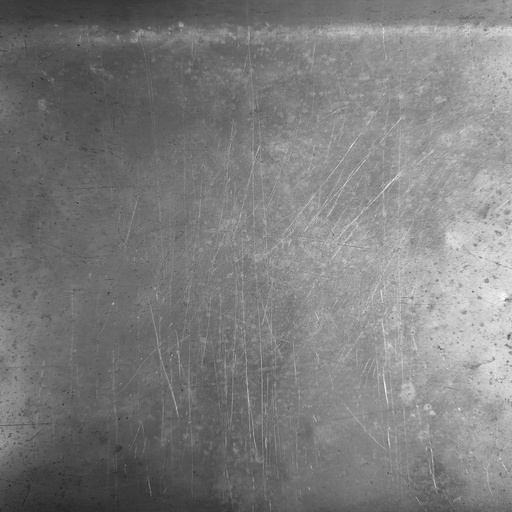
#> input picture figs/out_etapas_Alumínio/00_original.png, 512 x 512 px
$ python etapas.py '../figs/out_etapas_Alumínio/00_original.png'   (older library calls are emulated)
#> lines starting #> are read from the running program, lines starting #| are printed output that depends on the picture
### src/textura.py
#!/usr/bin/env python3
"""Segmentacao/classificacao por textura - so classicos, sem IA.

Banco: 8 filtros base em 1 escala, depois piramide gaussiana (3 escalas).
  1-4: Gabor 0, 45, 90, 135 graus (orientados)
  5:   Gaussiano 5x5 (circular)
  6:   Laplaciano (circular)
  7-8: Sobel X, Sobel Y (H/V)
Piramide: nivel0=512, nivel1=Gauss+pyrDown(256)->resize 512,
          nivel2=de novo (128)->resize 512. 8x3 = 24 mapas.
Vetor: media em janela W de cada mapa -> 24 dims (so media, cf. slides).
Agrupo: KMeans / distancia euclidiana (Lloyd, classico).
"""
import argparse
from pathlib import Path

import cv2
import numpy as np
from sklearn.cluster import KMeans
from sklearn.preprocessing import StandardScaler

SIZE = 512
WIN = 31  # janela da media

GABOR_KSIZE = 21
GABOR_SIGMA = 4.0
GABOR_LAMBDA = 10.0
GABOR_GAMMA = 0.5


def base_responses(gray: np.ndarray) -> list:
    """gray float32 0-1 512x512 -> 8 respostas 512x512."""
    g8 = (gray * 255).astype(np.uint8)
    out = []
    for theta in [0, np.pi / 4, np.pi / 2, 3 * np.pi / 4]:
        k = cv2.getGaborKernel((GABOR_KSIZE, GABOR_KSIZE), GABOR_SIGMA,
                               theta, GABOR_LAMBDA, GABOR_GAMMA, 0,
                               ktype=cv2.CV_32F)
        r = cv2.filter2D(gray, -1, k)
        out.append(np.abs(r))
    out.append(cv2.GaussianBlur(gray, (5, 5), 1.0))  # circular
    out.append(np.abs(cv2.Laplacian(g8, cv2.CV_32F, ksize=5) / 255.0))  # circular
    out.append(np.abs(cv2.Sobel(g8, cv2.CV_32F, 1, 0, ksize=3) / 255.0))
    out.append(np.abs(cv2.Sobel(g8, cv2.CV_32F, 0, 1, ksize=3) / 255.0))
    return out  # 8


def pyramid3(resp: np.ndarray) -> list:
    """1 mapa 512 -> 3 escalas (resizes p/ 512). Via Gauss + metade."""
    u8 = np.clip(resp * 255, 0, 255).astype(np.uint8).astype(np.float32) / 255.0
    l0 = resp
    l1 = cv2.pyrDown((u8 * 255).astype(np.uint8)).astype(np.float32) / 255.0
    l1 = cv2.resize(l1, (SIZE, SIZE))
    small = cv2.pyrDown((l1 * 255).astype(np.uint8)).astype(np.float32) / 255.0
    # small esta 256 -> reduz p/ 128 simulando 2a descida
    l2 = cv2.resize(cv2.pyrDown((small * 255).astype(np.uint8)), (SIZE, SIZE)).astype(np.float32) / 255.0
    return [l0, l1, l2]


def texture_maps(gray: np.ndarray) -> np.ndarray:
    """512x512 -> 512x512x24."""
    maps = []
    for r in base_responses(gray):
        maps.extend(pyramid3(r))
    return np.stack(maps, axis=-1).astype(np.float32)  # 24


def window_means(maps: np.ndarray, w: int = WIN) -> np.ndarray:
    """Media em janela de cada mapa -> 512x512x24. ponytail: O(H*W*24) via box blur, ok p/ 512."""
    return np.stack([cv2.blur(maps[:, :, i], (w, w)) for i in range(24)], axis=-1)


def load_gray(path: Path) -> np.ndarray:
    g = cv2.imread(str(path), cv2.IMREAD_GRAYSCALE)
    if g is None:
        raise FileNotFoundError(path)
    g = cv2.resize(g, (SIZE, SIZE))
    return g.astype(np.float32) / 255.0


# [15 lines left out: functions image_vector, classify_folder, not called in this run]


def segment_image(path: Path, k: int, stride: int, out: Path):
    gray = load_gray(path)
    f = window_means(texture_maps(gray))
    h, w, _ = f.shape
    ys, xs = np.mgrid[0:h:stride, 0:w:stride]
    samp = f[ys, xs].reshape(-1, 24)
    Xs = StandardScaler().fit_transform(samp)
    lab = KMeans(n_clusters=k, n_init=10, random_state=0).fit_predict(Xs)
    small = lab.reshape(ys.shape)
    seg = cv2.resize(small.astype(np.uint8) * (255 // max(k - 1, 1)), (SIZE, SIZE),
                     interpolation=cv2.INTER_NEAREST)
    color = cv2.applyColorMap(seg, cv2.COLORMAP_JET)
    orig = (gray * 255).astype(np.uint8)
    vis = np.hstack([cv2.cvtColor(orig, cv2.COLOR_GRAY2BGR), color])
    cv2.imwrite(str(out), vis)
    print(f"ok {path} -> {out} (K={k})")


# [48 lines left out: functions fit_groups, predict_image, main, not called in this run]


# [2 lines that do not run on import are left out]

### src/etapas.py
#!/usr/bin/env python3
"""Salva as etapas que a foto passa: original -> filtros -> escalas -> medias -> grupos.
Uso: python src/etapas.py foto.jpg --out out_etapas/ [--k 3]
Gera PNGs numerados + um contato etapas.png.
"""
import argparse
from pathlib import Path

import cv2
import numpy as np

from textura import (base_responses, load_gray, pyramid3, segment_image,
                     texture_maps, window_means)

NAMES8 = ["gabor0", "gabor45", "gabor90", "gabor135",
          "gauss-circ", "laplac-circ", "sobelX", "sobelY"]


def norm01(a: np.ndarray) -> np.ndarray:
    a = a.astype(np.float32)
    lo, hi = float(a.min()), float(a.max())
    if hi - lo < 1e-9:
        return np.zeros_like(a)
    return (a - lo) / (hi - lo)


def save_gray(path: Path, img: np.ndarray):
    cv2.imwrite(str(path), (np.clip(img, 0, 1) * 255).astype(np.uint8))


def main():
    ap = argparse.ArgumentParser()
    ap.add_argument("img")
    ap.add_argument("--out", default="out_etapas")
    ap.add_argument("--k", type=int, default=3)
    a = ap.parse_args()
    out = Path(a.out)
    out.mkdir(parents=True, exist_ok=True)

    gray = load_gray(Path(a.img))
#> in load_gray, g is the input picture: shape (512, 512); min 30, max 255, mean 125
    save_gray(out / "00_original.png", gray)

    # 1) 8 respostas base
    bases = base_responses(gray)
#> after the loop in base_responses, `for theta in [0, np.pi / 4, np.pi / 2, 3 * np.pi / 4]:`: out = 4 items
#> bases = 8 items
    for i, (n, r) in enumerate(zip(NAMES8, bases)):
        save_gray(out / f"1{i}_base_{n}.png", norm01(r))
#> this loop made 8 passes
#> n on passes 1 to 8: 'gabor0', 'gabor45', 'gabor90', 'gabor135', 'gauss-circ', 'laplac-circ', 'sobelX', 'sobelY'

    # 2) exemplo de piramide: gabor0 nas 3 escalas
    for s, lvl in enumerate(pyramid3(bases[0])):
#> in pyramid3, `u8 = np.clip(resp * 255, 0, 255).astype(np.uint8).astype(np.float32) /..`:
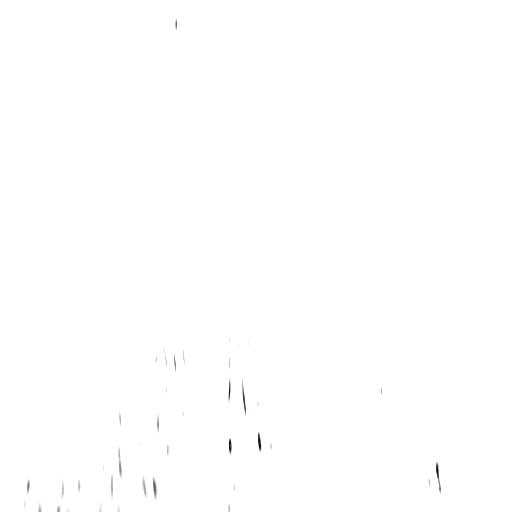
#> u8: shape (512, 512) float32; min 0, max 1, mean 0.999
        save_gray(out / f"2{s}_escala_gabor0_L{s}.png", norm01(lvl))
#> this loop made 3 passes

    # 3) medias em janela (o vetor 24D): mostra 3 (gabor0 L0/L2 + gauss L0)
    maps = texture_maps(gray)
#> the loop in texture_maps, `for r in base_responses(gray):` made 8 passes
#> after the loop in texture_maps, `for r in base_responses(gray):`: maps = 24 items
    means = window_means(maps)
    for tag, idx in [("gabor0_L0", 0), ("gabor0_L2", 2), ("gauss-circ_L0", 12)]:
        save_gray(out / f"3x_media_{tag}.png", norm01(means[:, :, idx]))
#> this loop made 3 passes
#> pass 1, in norm01 (call 12), `a = a.astype(np.float32)`:
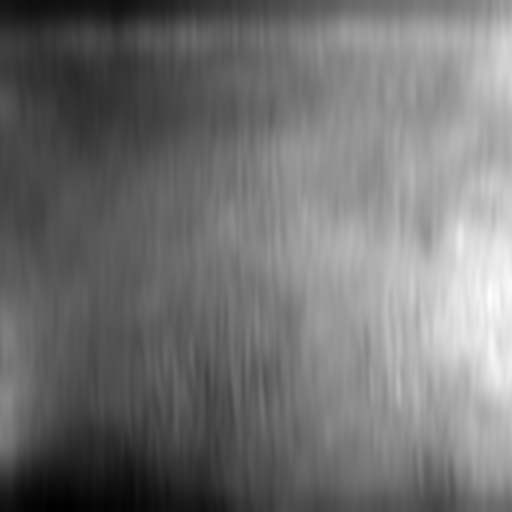
#> a: shape (512, 512) float32; min 1.23, max 5.44, mean 3.12; drawn with min black and max white

    # 4) agrupamento euclidiano
    segment_image(Path(a.img), a.k, 4, out / "40_segmentado.png")
#> the loop in texture_maps (call 2), `for r in base_responses(gray):` made 8 passes
#> in segment_image, `ys, xs = np.mgrid[0:h:stride, 0:w:stride]`:
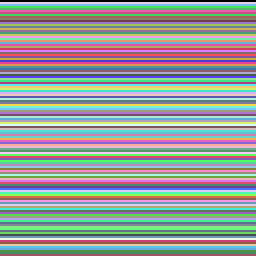
#> ys: shape (128, 128) int64 (shown 2 times larger); 128 distinct labels, from 0 to 508; one colour per label, 0 black
#> in segment_image, `ys, xs = np.mgrid[0:h:stride, 0:w:stride]`:
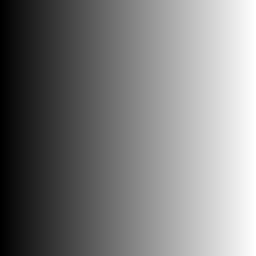
#> xs: shape (128, 128) int64 (shown 2 times larger); min 0, max 508, mean 254; drawn with min black and max white
#> in segment_image, `lab = KMeans(n_clusters=k, n_init=10, random_state=0).fit_predict(Xs)`: lab = 16384 values, max 2 at index 629, min 0 at index 0, mean 0.872
#> in segment_image, `small = lab.reshape(ys.shape)`:
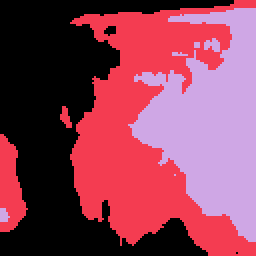
#> small: shape (128, 128) int32 (shown 2 times larger); 3 distinct labels, from 0 to 2; one colour per label, 0 black
#> in segment_image, `vis = np.hstack([cv2.cvtColor(orig, cv2.COLOR_GRAY2BGR), color])`:
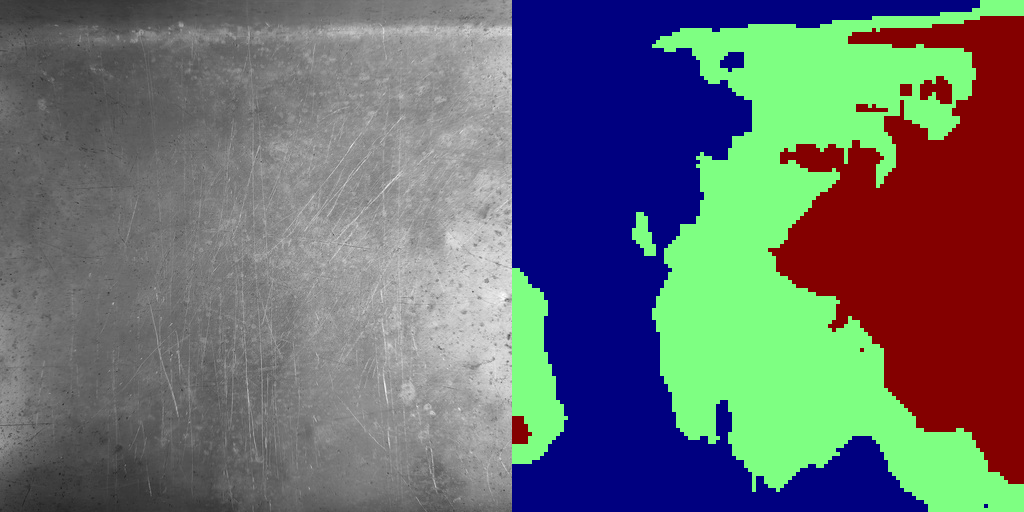
#> vis: shape (512, 1024, 3); mean B, G, R 110.4, 108.1, 102

    # contato: original + 8 bases + 3 escalas + segmentado
    thumbs = [cv2.imread(str(out / "00_original.png"), 0)]
    thumbs += [cv2.imread(str(out / f"1{i}_base_{n}.png"), 0)
               for i, n in enumerate(NAMES8)]
#> thumbs = 9 items
    thumbs += [cv2.imread(str(out / f"2{s}_escala_gabor0_L{s}.png"), 0) for s in range(3)]
#> thumbs = 12 items
    seg = cv2.imread(str(out / "40_segmentado.png"))
    h, w = 128, 128
    row = np.hstack([cv2.resize(t, (w, h)) for t in thumbs[:6]])
    row2 = np.hstack([cv2.resize(t, (w, h)) for t in thumbs[6:12]])
    seg_small = cv2.resize(seg, (w * 6, h))
    row_c = cv2.cvtColor(row, cv2.COLOR_GRAY2BGR)
    row2_c = cv2.cvtColor(row2, cv2.COLOR_GRAY2BGR)
    contato = np.vstack([row_c, row2_c, seg_small])
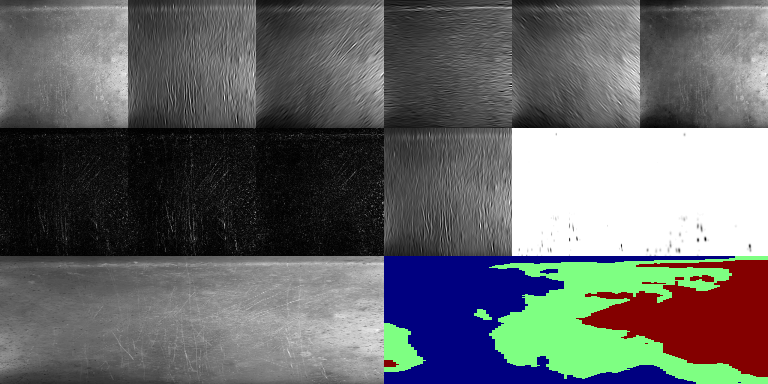
#> contato: shape (384, 768, 3); mean B, G, R 104.3, 103.6, 101.6
    cv2.imwrite(str(out / "etapas.png"), contato)
    print(f"ok -> {out}/ (13 PNGs + etapas.png)")


if __name__ == "__main__":
    main()
